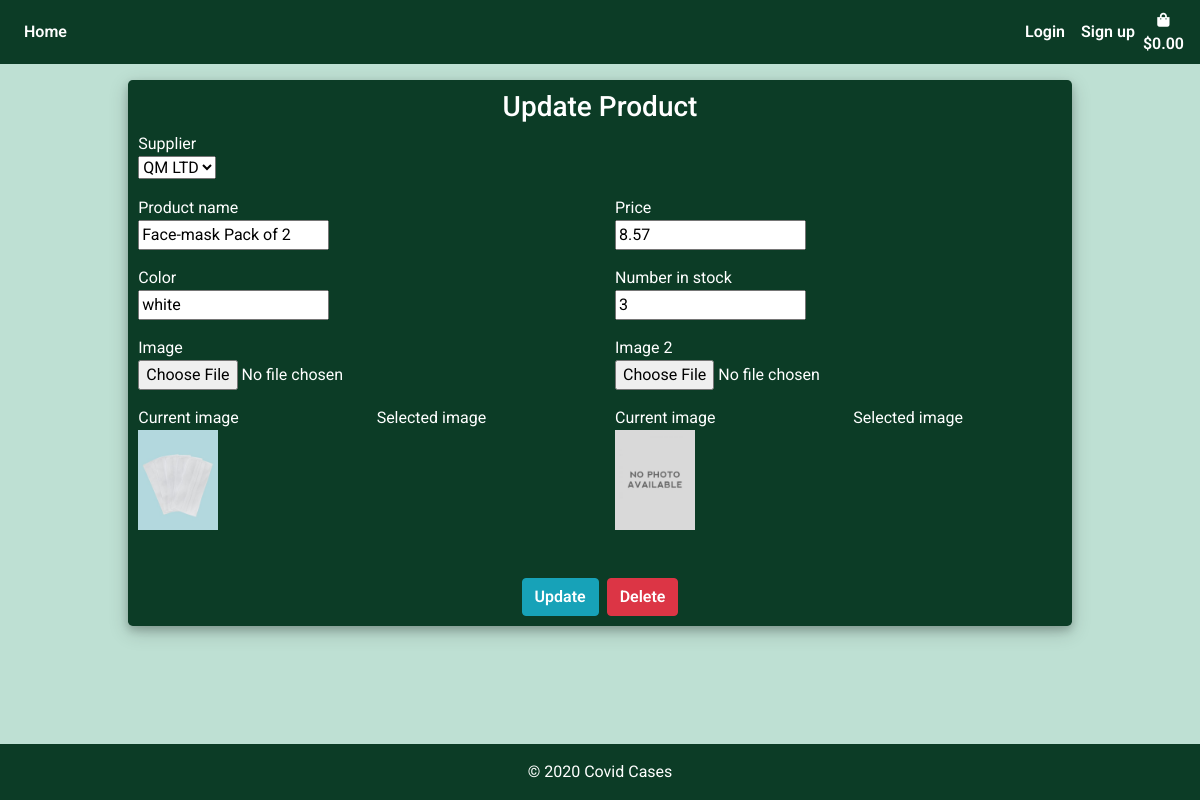
Page /update/9/ on the committed database.
### products/models.py (models this page shows, shortened)
class Product(models.Model):
    product_name = models.CharField(max_length=settings.CONST_PROFILE_ATTR)
    color = models.CharField(max_length=settings.CONST_PROFILE_ATTR)
    price = models.DecimalField(max_digits=6, decimal_places=2)
    image = ResizedImageField(size=[400, 500], crop=['middle', 'center'],quality=100, upload_to='', default='noimage.jpeg')
    image_2 = ResizedImageField(size=[400, 500], crop=['middle', 'center'],quality=100, upload_to='', default='noimage.jpeg', null=True)
    number_in_stock = models.IntegerField(null=True , editable=True, default=0)
    is_active = models.BooleanField(default=True, null=True)
    created_by = models.CharField(max_length=settings.CONST_PROFILE_ATTR, null=True)
    created_date = models.TimeField(auto_now_add=True, null=True)
    supplier = models.ForeignKey(Supplier, on_delete=models.CASCADE, null=True)
    is_deleted = models.BooleanField(default=False, null=True)

### products/views.py (the view)
# urls.py: path('update/<int:id>/', views.update_product, name="update_product"),
def update_product(request, id):
    product = Product.objects.get(id=id)
    if request.method == "POST":
        form = ProductForm(request.POST, request.FILES, instance=product)
        if form.is_valid():
            form.save()
            return redirect(reverse("products"))
    else:
        form = ProductForm(request.POST or None, instance=product)
    context = {
        "form": form,
        "product": product,
    }
    return render(request, "products/products_form.html", context)

### products/forms.py
class ProductForm(forms.ModelForm):
    image = forms.ImageField(required=False, widget=forms.FileInput)
    image_2 = forms.ImageField(required=False, widget=forms.FileInput)
    supplier = forms.ModelChoiceField(queryset=Supplier.objects.all(), label='Supplier', widget=forms.Select)
    class Meta:
        model = Product
        fields = ["product_name", "color",
        "price","image", "image_2", "number_in_stock", "supplier"]
    def __init__(self, *args, **kwargs):
        super(ProductForm, self).__init__(*args, **kwargs)
        for fieldname in ["product_name", "color",
        "price","image", "image_2", "number_in_stock", "supplier"]:
            self.fields[fieldname].helper = FormHelper()

### products/models.py (called while the page is built)
    def __str__(self):
        return self.supplier_name

### products/templates/products/products_form.html (shortened to what this page needs)
{% extends 'base.html'%}
{% load static %}
{% load crispy_forms_tags %}
{% block content %}
    <div class="container h-100 mt-3">
		<div class="justify-content-center h-100">
			<div class="product_card">
				<div class="justify-content-center">
					{% if product %}
                        <h3 class="text-center">Update Product</h3>
                    {% else %}
                        <h3 class="text-center">Add Product</h3>
                    {% endif %}
				</div>
				<div class="justify-content-center form_container">
					<form class="form-group mx-auto" method="POST" action="" enctype="multipart/form-data">
                            <div class="row">
                                <div class="col-md-6 mb-3">
                                    {{ form.supplier.label }}
                                    <br>
                                    {{ form.supplier }}
                                </div>
                            </div>
                            <div class="row">
                                <div class="col-md-6 mb-3">
                                    {{ form.product_name.label }}
                                    <br>
                                    {{ form.product_name }}
                                </div>
                                <div class="col-md-6 mb-3">
                                    {{ form.price.label }}
                                    <br>
                                    {{ form.price }}
                                </div>
                            </div>
                            <div class="row">
                                <div class="col-md-6 mb-3">
                                    {{ form.color.label }}
                                    <br>
                                    {{ form.color }}
                                </div>
                                <div class="col-md-6 mb-3">
                                    {{ form.number_in_stock.label }}
                                    <br>
                                    {{ form.number_in_stock }}
                                </div>
                            </div>
                            <div class="row">
                                <div class="col-md-6 mb-3">
                                    {{ form.image.label }}
                                    <br>
                                    {{ form.image }}
                                </div>
                                <div class="col-md-6 mb-3">
                                    {{ form.image_2.label }}
                                    <br>
                                    {{ form.image_2 }}
                                </div>
                            </div>
                            <div class="row">
                                <div class="col-md-3 mb-3">
                                    <h8>Current image</h8>
                                    <br>
                                    <img class="img-fluid" style="height:6.25rem;" src="{{ form.instance.image.url }}" />
                                </div>
                                <div class="col-md-2  mb-3">
                                    <h8>Selected image</h8>
                                    <br>
                                </div>
                                <div class="col-md-3 mb-3 offset-md-1">
                                    <h8>Current image</h8>
                                    <br>
                                    <img class="img-fluid" style="height:6.25rem;" src="{{ form.instance.image_2.url }}" />
                                </div>
                                <div class="col-md-2 mb-3">
                                    <h8>Selected image</h8>
                                    <br>
                                </div>
                            </div>
                            <div class="row">
                            </div>
						</div>
                        <div class="d-flex justify-content-center mt-3 product_container">
                            {% if product %}
                                <button class="btn btn-info" type="submit">Update</button>
                                <a class="btn btn-danger ml-2" data-toggle="modal" data-target="#deleteProduct">Delete</a>
                            {% else %}
                                <button class="btn btn-success" type="submit">Add Product</button>
                            {% endif %}
                        </div>
				</div>
		</div>
	</div>
{% endblock %}

### static/css/base.css (style rules this page uses)
body { background-color: #bee0d3; color: #0C3C26; font-family: 'Roboto', sans-serif; margin: 0; padding: 0; padding-bottom: 3.75rem; margin: 0 0 2.5rem; }
html { position: relative; min-height: 100%; }
a { color: #fff; }
.btn { font-weight: 600; }
a { color: #fff; font-weight: 600; }
.login_container, .product_container, .purchase_container { padding: 0 2rem; }
.product_card { background: #0C3C26; color: #fff; width: 85%; margin-top: 2%; margin: auto; justify-content: center; padding: 0.625rem; box-shadow: 0 0.25rem 0.5rem 0 rgba(0, 0, 0, 0.2), 0 0.375rem 1.25rem 0 rgba(0, 0, 0, 0.19); border-radius: 0.3rem; }

### rows in the picture
Product: supplier "QM LTD", product_name "Face-mask Pack of 2", price "8.57", color "white", number_in_stock "3", instance.image (picture), instance.image_2 (placeholder picture)
